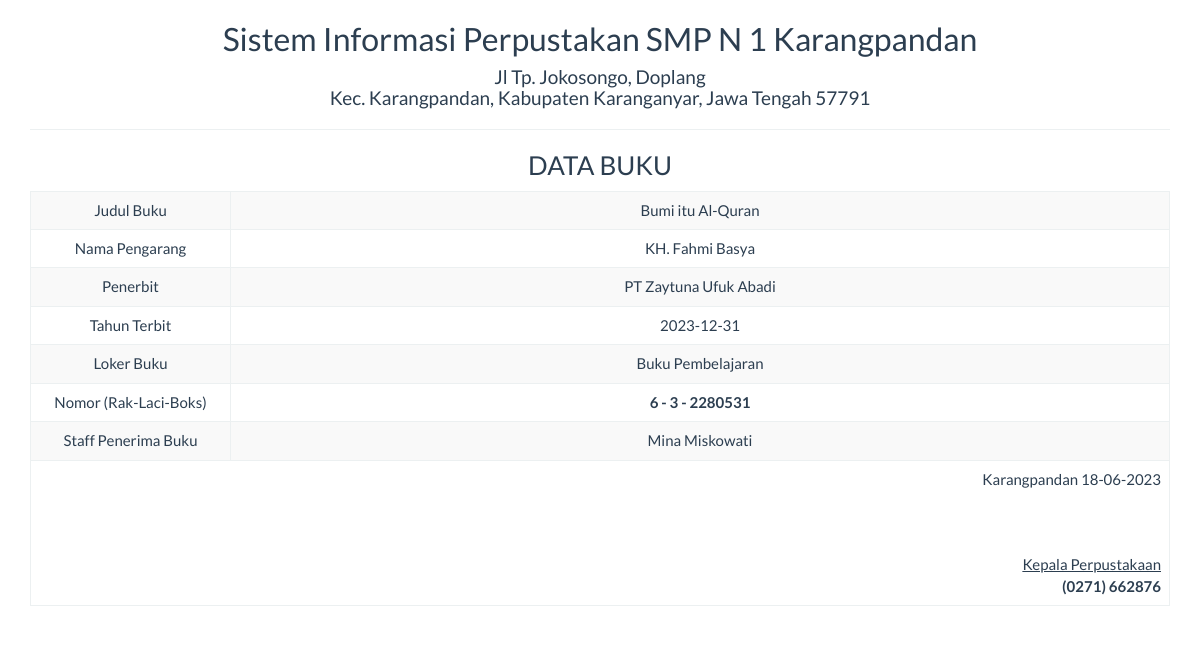
Screenshot of /report/buku_satu.php?id=63 with the database file from the repository.
### tables this page shows
CREATE TABLE `buku` (
  `id` int(5) NOT NULL,
  `loker_buku` varchar(25) NOT NULL,
  `no_rak` int(5) NOT NULL,
  `no_laci` int(5) NOT NULL,
  `no_boks` int(5) NOT NULL,
  `judul_buku` varchar(100) NOT NULL,
  `nama_pengarang` varchar(100) NOT NULL,
  `tahun_terbit` date NOT NULL,
  `penerima` varchar(50) NOT NULL,
  `penerbit` varchar(50) NOT NULL,
  `status` varchar(25) NOT NULL,
  `keterangan` varchar(100) NOT NULL
);

### report/buku_satu.php (the view, shortened to what this page needs)
<!DOCTYPE html>
<html>
    <head>
        <link href="../Assets/css/bootstrap.min.css" rel="stylesheet" type="text/css"/>
    </head>
    <body onload="print()">
        <?php
        include '../config/koneksi.php';
        $sql = "SELECT * FROM buku WHERE id='" . $_GET ['id'] . "'";
        $query = mysqli_query($koneksi, $sql) or die("SQL Detail error");
        $data = mysqli_fetch_array($query);
        ?>
        <div class="container">
            <div class='row'>
                <div class="col-sm-12">
                    <div class="text-center">
                        <h2>Sistem Informasi Perpustakan SMP N 1 Karangpandan</h2>
                        <h4>Jl Tp. Jokosongo, Doplang<br>Kec. Karangpandan, Kabupaten Karanganyar, Jawa Tengah 57791</h4>
                        <hr>
                        <h3>DATA BUKU</h3>
                        <table class="table table-bordered table-striped table-hover">
                            <tbody>
								<tr>
                                    <td>Judul Buku</td> <td><?= $data['judul_buku'] ?></td>
                                </tr>
                                <tr>
                                    <td width="200">Nama Pengarang</td> <td><?= $data['nama_pengarang'] ?></td>
                                <tr>
                                    <td>Penerbit</td> <td><?= $data['penerbit'] ?></td>
                                </tr>
                                 <tr>
                                    <td>Tahun Terbit</td> <td><?= $data['tahun_terbit'] ?></td>
                                </tr>
                                 <tr>
                                    <td>Loker Buku</td> <td><?= $data['loker_buku'] ?></td>
                                </tr>
                                <tr>
                                    <td>Nomor (Rak-Laci-Boks)</td> <td><strong><?= $data['no_rak'] ?> - <?= $data['no_laci'] ?> - <?= $data['no_boks'] ?></strong></td>
                                </tr>
								<tr>
                                    <td>Staff Penerima Buku</td> <td><?= $data['penerima'] ?></td>
                                </tr>
                            </tbody>
                            <tfoot>
                                <tr>
                                    <td colspan="2" class="text-right">
                                        Karangpandan  <?= date("d-m-Y") ?>
                                        <br><br><br><br>
                                        <u>Kepala Perpustakaan<strong></u><br>
                                        (0271) 662876
									</td>
								</tr>
							</tfoot>
                        </table>
                    </div>
                </div>
            </div>
    </body>
</html>

### rows the page displays
buku: judul_buku "Bumi itu Al-Quran", nama_pengarang "KH. Fahmi Basya", penerbit "PT Zaytuna Ufuk Abadi", tahun_terbit "2023-12-31", loker_buku "Buku Pembelajaran", no_rak "6", no_laci "3", no_boks "2280531", penerima "Mina Miskowati"
